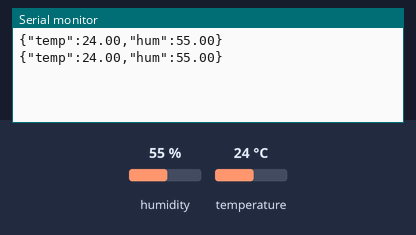
The sketch below on a simulated Arduino Uno, built with avr-gcc and run on an emulated ATmega328P. Shown: the last lines printed to the serial monitor. Inputs (shaded band) come from the test bench; at power-on: humidity 55 %, temperature 24 °C.

Above: at 2.8 s.
2.9 s: humidity set to 22 %
At 4.5 s:
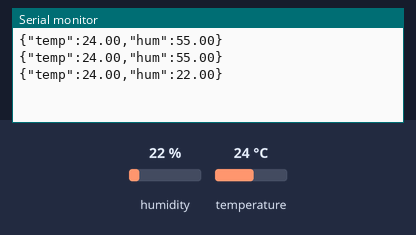
5.6 s: temperature set to 12 °C
At 6.9 s:
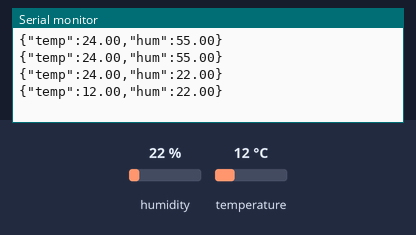
8.3 s: humidity set to 40 %
At 10.5 s:
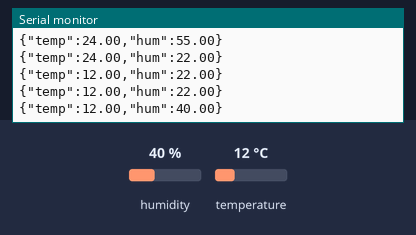
Timing chart, 0 to 12.0 s (numbered marks = the images above; inputs shaded):
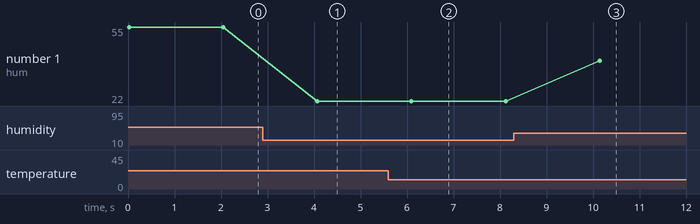

Measured:
- after the input at 2.9 s, the serial monitor: prints a new line after 1.2 s (image 1)
- after the input at 5.6 s, the serial monitor: prints a new line after 0.50 s (image 2)
- after the input at 8.3 s, the serial monitor: prints a new line after 1.8 s (image 3)
- plotted number 1: 55 → 22 after the input at 2.9 s, 22 → 40 after the input at 8.3 s

The sketch:

code_arduino_1.4.ino
```cpp
#include <DHT.h>

#define DHTPIN 2     // Chân data của DHT11 nối với chân D2
#define DHTTYPE DHT11

DHT dht(DHTPIN, DHTTYPE);

void setup() {
  Serial.begin(9600); // Baudrate phải khớp với Node.js
  dht.begin();
}

void loop() {
  // Đọc độ ẩm và nhiệt độ
  float h = dht.readHumidity();
  float t = dht.readTemperature();

  // Kiểm tra lỗi
  if (isnan(h) || isnan(t)) {
    // Serial.println("Lỗi đọc DHT11!"); // Không gửi dòng lỗi để tránh sai format JSON
    return;
  }

  // Gửi dữ liệu dạng JSON String
  // Format: {"temp": <giá trị>, "hum": <giá trị>}
  Serial.print("{\"temp\":");
  Serial.print(t);
  Serial.print(",\"hum\":");
  Serial.print(h);
  Serial.println("}"); // Xuống dòng để báo hiệu kết thúc gói tin

  delay(2000); // DHT11 cần khoảng 2s để ổn định giữa các lần đọc
}
```
